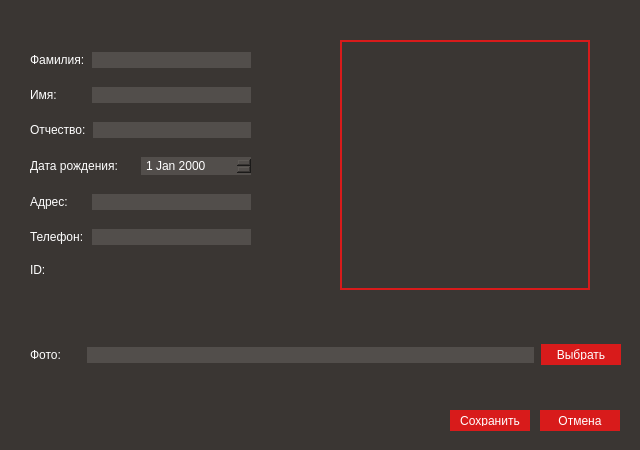
<?xml version="1.0" encoding="UTF-8"?>
<ui version="4.0">
 <class>WinInfoReader</class>
 <widget class="QDialog" name="WinInfoReader">
  <property name="geometry">
   <rect>
    <x>0</x>
    <y>0</y>
    <width>640</width>
    <height>450</height>
   </rect>
  </property>
  <property name="sizePolicy">
   <sizepolicy hsizetype="Fixed" vsizetype="Fixed">
    <horstretch>0</horstretch>
    <verstretch>0</verstretch>
   </sizepolicy>
  </property>
  <property name="minimumSize">
   <size>
    <width>640</width>
    <height>450</height>
   </size>
  </property>
  <property name="maximumSize">
   <size>
    <width>640</width>
    <height>450</height>
   </size>
  </property>
  <property name="windowTitle">
   <string>Dialog</string>
  </property>
  <property name="styleSheet">
   <string notr="true">QDialog {
background-color: #3a3633;
}</string>
  </property>
  <widget class="QWidget" name="verticalLayoutWidget">
   <property name="geometry">
    <rect>
     <x>30</x>
     <y>40</y>
     <width>222</width>
     <height>251</height>
    </rect>
   </property>
   <layout class="QVBoxLayout" name="verticalLayout">
    <item>
     <layout class="QHBoxLayout" name="last_namelLayout">
      <item>
       <widget class="QLabel" name="lbl_last_nam">
        <property name="minimumSize">
         <size>
          <width>55</width>
          <height>0</height>
         </size>
        </property>
        <property name="styleSheet">
         <string notr="true">QLabel {
font: 9pt &quot;Tahoma&quot;;
color: white;
}</string>
        </property>
        <property name="text">
         <string>Фамилия:</string>
        </property>
       </widget>
      </item>
      <item>
       <widget class="QLineEdit" name="edit_last_name">
        <property name="styleSheet">
         <string notr="true">QLineEdit {
border-width:1px;
border-color: #3a3633;
border-style: solid;
font: 10pt &quot;Tahoma&quot;;
color: white;
selection-color: white;
selection-background-color: #d81b1b;
background-color: #524E4B;
}</string>
        </property>
       </widget>
      </item>
     </layout>
    </item>
    <item>
     <layout class="QHBoxLayout" name="nameLayout">
      <item>
       <widget class="QLabel" name="lbl_name">
        <property name="minimumSize">
         <size>
          <width>55</width>
          <height>0</height>
         </size>
        </property>
        <property name="styleSheet">
         <string notr="true">QLabel {
font: 9pt &quot;Tahoma&quot;;
color: white;
}</string>
        </property>
        <property name="text">
         <string>Имя:</string>
        </property>
       </widget>
      </item>
      <item>
       <widget class="QLineEdit" name="edit_name">
        <property name="styleSheet">
         <string notr="true">QLineEdit {
border-width:1px;
border-color: #3a3633;
border-style: solid;
font: 10pt &quot;Tahoma&quot;;
color: white;
selection-color: white;
selection-background-color: #d81b1b;
background-color: #524E4B;
}</string>
        </property>
       </widget>
      </item>
     </layout>
    </item>
    <item>
     <layout class="QHBoxLayout" name="middle_nameLayout">
      <item>
       <widget class="QLabel" name="lbl_middle_name">
        <property name="minimumSize">
         <size>
          <width>55</width>
          <height>0</height>
         </size>
        </property>
        <property name="styleSheet">
         <string notr="true">QLabel {
font: 9pt &quot;Tahoma&quot;;
color: white;
}</string>
        </property>
        <property name="text">
         <string>Отчество:</string>
        </property>
       </widget>
      </item>
      <item>
       <widget class="QLineEdit" name="edit_middle_name">
        <property name="styleSheet">
         <string notr="true">QLineEdit {
border-width:1px;
border-color: #3a3633;
border-style: solid;
font: 10pt &quot;Tahoma&quot;;
color: white;
selection-color: white;
selection-background-color: #d81b1b;
background-color: #524E4B;
}</string>
        </property>
       </widget>
      </item>
     </layout>
    </item>
    <item>
     <layout class="QHBoxLayout" name="birthdaylLayout">
      <item>
       <widget class="QLabel" name="lbl_birthday">
        <property name="minimumSize">
         <size>
          <width>0</width>
          <height>0</height>
         </size>
        </property>
        <property name="styleSheet">
         <string notr="true">QLabel {
font: 9pt &quot;Tahoma&quot;;
color: white;
}</string>
        </property>
        <property name="text">
         <string>Дата рождения:</string>
        </property>
       </widget>
      </item>
      <item>
       <widget class="QDateEdit" name="edit_birthday">
        <property name="styleSheet">
         <string notr="true">QDateEdit
{
	border: 1px solid  #3a3633;
    padding: 1px 18px 1px 3px;
	font: 10pt &quot;Tahoma&quot;;
    min-width: 6em;
	color: white;
	background-color: #524E4B;
	selection-color: white;
	selection-background-color: #d81b1b;
}</string>
        </property>
       </widget>
      </item>
     </layout>
    </item>
    <item>
     <layout class="QHBoxLayout" name="adressLayout">
      <item>
       <widget class="QLabel" name="lbl_adress">
        <property name="minimumSize">
         <size>
          <width>55</width>
          <height>0</height>
         </size>
        </property>
        <property name="styleSheet">
         <string notr="true">QLabel {
font: 9pt &quot;Tahoma&quot;;
color: white;
}</string>
        </property>
        <property name="text">
         <string>Адрес:</string>
        </property>
       </widget>
      </item>
      <item>
       <widget class="QLineEdit" name="edit_adress">
        <property name="styleSheet">
         <string notr="true">QLineEdit {
border-width:1px;
border-color: #3a3633;
border-style: solid;
font: 10pt &quot;Tahoma&quot;;
color: white;
selection-color: white;
selection-background-color: #d81b1b;
background-color: #524E4B;
}</string>
        </property>
       </widget>
      </item>
     </layout>
    </item>
    <item>
     <layout class="QHBoxLayout" name="phoneLayout">
      <item>
       <widget class="QLabel" name="lbl_phone">
        <property name="minimumSize">
         <size>
          <width>55</width>
          <height>0</height>
         </size>
        </property>
        <property name="styleSheet">
         <string notr="true">QLabel {
font: 9pt &quot;Tahoma&quot;;
color: white;
}</string>
        </property>
        <property name="text">
         <string>Телефон:</string>
        </property>
       </widget>
      </item>
      <item>
       <widget class="QLineEdit" name="edit_phone">
        <property name="styleSheet">
         <string notr="true">QLineEdit {
border-width:1px;
border-color: #3a3633;
border-style: solid;
font: 10pt &quot;Tahoma&quot;;
color: white;
selection-color: white;
selection-background-color: #d81b1b;
background-color: #524E4B;
}</string>
        </property>
       </widget>
      </item>
     </layout>
    </item>
    <item>
     <layout class="QHBoxLayout" name="idLayout">
      <item>
       <widget class="QLabel" name="lbl_id">
        <property name="minimumSize">
         <size>
          <width>20</width>
          <height>0</height>
         </size>
        </property>
        <property name="maximumSize">
         <size>
          <width>20</width>
          <height>16777215</height>
         </size>
        </property>
        <property name="styleSheet">
         <string notr="true">QLabel {
font: 9pt &quot;Tahoma&quot;;
color: white;
}</string>
        </property>
        <property name="text">
         <string>ID:</string>
        </property>
       </widget>
      </item>
      <item>
       <widget class="QLabel" name="info_id">
        <property name="sizePolicy">
         <sizepolicy hsizetype="Preferred" vsizetype="Fixed">
          <horstretch>0</horstretch>
          <verstretch>0</verstretch>
         </sizepolicy>
        </property>
        <property name="styleSheet">
         <string notr="true">QLabel {
font: 9pt &quot;Tahoma&quot;;
color: white;
}</string>
        </property>
        <property name="text">
         <string/>
        </property>
       </widget>
      </item>
     </layout>
    </item>
   </layout>
  </widget>
  <widget class="QWidget" name="horizontalLayoutWidget_8">
   <property name="geometry">
    <rect>
     <x>30</x>
     <y>340</y>
     <width>591</width>
     <height>30</height>
    </rect>
   </property>
   <layout class="QHBoxLayout" name="photolLayout">
    <item>
     <widget class="QLabel" name="lbl_photo">
      <property name="minimumSize">
       <size>
        <width>50</width>
        <height>0</height>
       </size>
      </property>
      <property name="styleSheet">
       <string notr="true">QLabel {
font: 9pt &quot;Tahoma&quot;;
color: white;
}</string>
      </property>
      <property name="text">
       <string>Фото:</string>
      </property>
     </widget>
    </item>
    <item>
     <widget class="QLineEdit" name="edit_photo">
      <property name="styleSheet">
       <string notr="true">QLineEdit {
border-width:1px;
border-color: #3a3633;
border-style: solid;
font: 10pt &quot;Tahoma&quot;;
color: white;
selection-color: white;
selection-background-color: #d81b1b;
background-color: #524E4B;
}</string>
      </property>
     </widget>
    </item>
    <item>
     <widget class="QPushButton" name="pushButton_photo">
      <property name="minimumSize">
       <size>
        <width>80</width>
        <height>21</height>
       </size>
      </property>
      <property name="maximumSize">
       <size>
        <width>80</width>
        <height>21</height>
       </size>
      </property>
      <property name="styleSheet">
       <string notr="true">QPushButton {
background-color: #d81b1b;
border-width:0px;
border-color: #3a3633;
border-style: solid;
padding: 5px;
padding-left: 5px;
padding-right: 5px;
font: 10pt &quot;Tahoma&quot;;
color: white;
}
QPushButton:pressed {
background-color:rgba(255,255,255,.2);
}
QPushButton:hover { background: rgb(255,37,37); }
QPushButton:disabled { background:#3a3633; }</string>
      </property>
      <property name="text">
       <string>Выбрать</string>
      </property>
     </widget>
    </item>
   </layout>
  </widget>
  <widget class="QLabel" name="photo">
   <property name="geometry">
    <rect>
     <x>340</x>
     <y>40</y>
     <width>250</width>
     <height>250</height>
    </rect>
   </property>
   <property name="minimumSize">
    <size>
     <width>250</width>
     <height>250</height>
    </size>
   </property>
   <property name="maximumSize">
    <size>
     <width>250</width>
     <height>250</height>
    </size>
   </property>
   <property name="styleSheet">
    <string notr="true">QLabel
{
border-width:2px;
border-color: #d81b1b;
border-style: solid;
}</string>
   </property>
   <property name="text">
    <string/>
   </property>
  </widget>
  <widget class="QPushButton" name="pushButton_save">
   <property name="enabled">
    <bool>true</bool>
   </property>
   <property name="geometry">
    <rect>
     <x>450</x>
     <y>410</y>
     <width>80</width>
     <height>21</height>
    </rect>
   </property>
   <property name="styleSheet">
    <string notr="true">QPushButton {
background-color: #d81b1b;
border-width:0px;
border-color: #3a3633;
border-style: solid;
padding: 5px;
padding-left: 5px;
padding-right: 5px;
font: 10pt &quot;Tahoma&quot;;
color: white;
}
QPushButton:pressed {
background-color:rgba(255,255,255,.2);
}
QPushButton:hover { background: rgb(255,37,37); }
QPushButton:disabled { background:#3a3633; }</string>
   </property>
   <property name="text">
    <string>Сохранить</string>
   </property>
  </widget>
  <widget class="QPushButton" name="pushButton_cancel">
   <property name="geometry">
    <rect>
     <x>540</x>
     <y>410</y>
     <width>80</width>
     <height>21</height>
    </rect>
   </property>
   <property name="styleSheet">
    <string notr="true">QPushButton {
background-color: #d81b1b;
border-width:0px;
border-color: #3a3633;
border-style: solid;
padding: 5px;
padding-left: 5px;
padding-right: 5px;
font: 10pt &quot;Tahoma&quot;;
color: white;
}
QPushButton:pressed {
background-color:rgba(255,255,255,.2);
}
QPushButton:hover { background: rgb(255,37,37); }
QPushButton:disabled { background:#3a3633; }</string>
   </property>
   <property name="text">
    <string>Отмена</string>
   </property>
  </widget>
 </widget>
 <tabstops>
  <tabstop>pushButton_save</tabstop>
  <tabstop>edit_last_name</tabstop>
  <tabstop>edit_name</tabstop>
  <tabstop>edit_middle_name</tabstop>
  <tabstop>edit_birthday</tabstop>
  <tabstop>edit_adress</tabstop>
  <tabstop>edit_phone</tabstop>
  <tabstop>pushButton_photo</tabstop>
  <tabstop>edit_photo</tabstop>
  <tabstop>pushButton_cancel</tabstop>
 </tabstops>
 <resources/>
 <connections/>
</ui>
